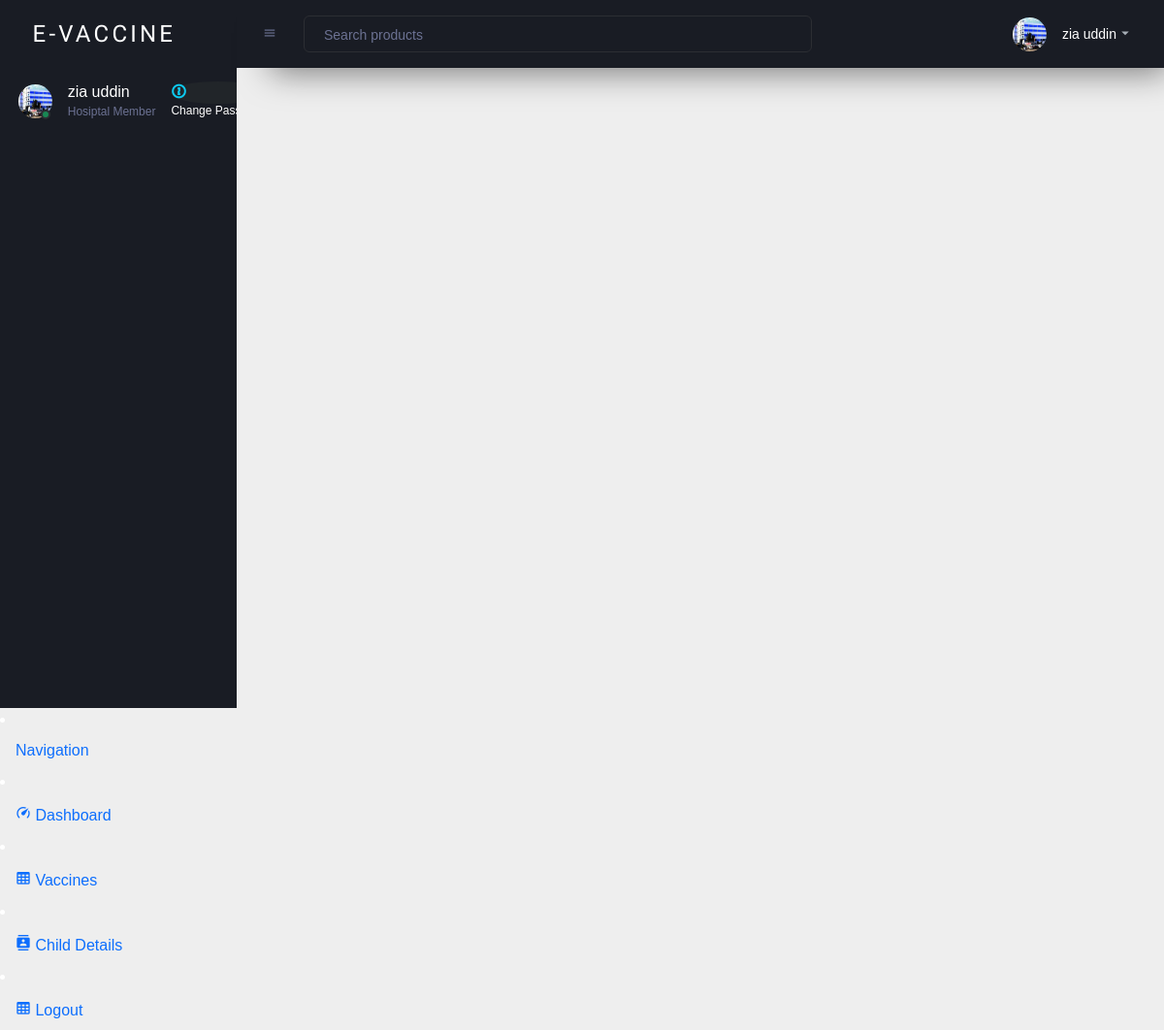
The page /hosp_panel_head.php?u_id=3 (signed in) on the database its author committed.
### tables this page shows
CREATE TABLE `hospital` (
  `hospital_id` int(11) NOT NULL,
  `hospital_name` varchar(255) NOT NULL,
  `hospital_email` varchar(255) NOT NULL,
  `hospital_contact` varchar(255) NOT NULL,
  `hospital_manager` varchar(255) NOT NULL,
  `manager_cnic` varchar(255) NOT NULL,
  `hospital_location` varchar(255) NOT NULL,
  `hospital_img` varchar(255) NOT NULL,
  `hospital_op_time` varchar(255) NOT NULL,
  `hospital_close_time` varchar(255) NOT NULL,
  `pass` varchar(255) NOT NULL,
  `user_id` int(11) NOT NULL,
  `hospital_status` varchar(255) NOT NULL DEFAULT '1',
  `Created_at` varchar(255) NOT NULL
);

### hosp_panel_head.php (the view, shortened to what this page needs)
<!DOCTYPE html>
<html lang="en">
  <head>
    <link rel="stylesheet" href="assets/vendors/mdi/css/materialdesignicons.min.css">
    <link rel="stylesheet" href="assets/vendors/css/vendor.bundle.base.css">
    <link rel="stylesheet" href="assets/vendors/jvectormap/jquery-jvectormap.css">
    <link rel="stylesheet" href="assets/vendors/flag-icon-css/css/flag-icon.min.css">
    <link rel="stylesheet" href="assets/vendors/owl-carousel-2/owl.carousel.min.css">
    <link rel="stylesheet" href="assets/vendors/owl-carousel-2/owl.theme.default.min.css">
    <link rel="stylesheet" href="assets/css/style.css">
  </head>
  <body>
    <div class="container-scroller">
      <nav class="sidebar sidebar-offcanvas" id="sidebar">
        <div class="sidebar-brand-wrapper d-none d-lg-flex align-items-center justify-content-center fixed-top">
          <a class="sidebar-brand brand-logo" style="text-decoration: none; font-family: 'Varela Round', sans-serif; color: white; letter-spacing: 0.2rem; margin-left: 0.8rem; font-size:1.5rem;" href="index.html">E-VACCINE</a>
        </div>
        <ul class="nav">
          <li class="nav-item profile">
            <div class="profile-desc">
              <div class="profile-pic">
                <div class="count-indicator">
                <?php
                include 'config.php';
                $hos_id=$_GET['h_id'];
                  $u_id=$_GET['u_id'];
                $imgQ="SELECT * FROM `hospital` WHERE `user_id` = $u_id ";
                $img_result=mysqli_query($con,$imgQ);
                $img_data=mysqli_fetch_assoc($img_result);
                ?>
                  <img class="img-xs rounded-circle" src="images/<?php echo $img_data["hospital_img"];?>" alt="">
                  <span class="count bg-success"></span>
                </div>
                <div class="profile-name">
                  <h5 class="mb-0 font-weight-normal"><?php echo $img_data["hospital_name"];?></h5>
                  <span>Hosiptal Member</span>
                </div>
              </div>
                <a href="hos_chg_pass.php?u_id=<?php echo $u_id?>&h_id=<?php echo $hos_id;?>" class="dropdown-item preview-item">
                  <div class="preview-thumbnail">
                    <div class="preview-icon bg-dark rounded-circle">
                      <i class="mdi mdi-onepassword  text-info"></i>
                    </div>
                  </div>
                  <div class="preview-item-content">
                    <p class="preview-subject ellipsis mb-1 text-small">Change Password</p>
                  </div>
                </a>
              </div>
            </div>
          <li class="nav-item nav-category">
            <span class="nav-link">Navigation</span>
          </li>
          <li class="nav-item menu-items">
            <a class="nav-link" href="hosp_panel_main.php?h_id=<?php echo $hos_id;?>&u_id=<?php echo $u_id;?>">
              <span class="menu-icon">
                <i class="mdi mdi-speedometer"></i>
              </span>
              <span class="menu-title">Dashboard</span>
            </a>
          </li>
          <li class="nav-item menu-items">
            <a class="nav-link" href="hos_vacc_quan.php?u_id=<?php echo $u_id;?>&h_id=<?php echo $hos_id;?>">
              <span class="menu-icon">
                <i class="mdi mdi-table-large"></i>
              </span>
              <span class="menu-title">Vaccines</span>
            </a>
          </li>
          <li class="nav-item menu-items">
            <a class="nav-link" data-bs-toggle="collapse" href="#ui-basic1" aria-expanded="false" aria-controls="ui-basic">
              <span class="menu-icon">
                <i class="mdi mdi-contacts"></i>
                </span>
              <span>Child Details</span>
            </a>
          </li>
          <li class="nav-item menu-items">
            <a class="nav-link" href="logout.php">
              <span class="menu-icon">
                <i class="mdi mdi-table-large"></i>
              </span>
              <span class="menu-title">Logout</span>
            </a>
          </li>
        <nav class="navbar p-0 fixed-top d-flex flex-row">
          <div class="navbar-menu-wrapper flex-grow d-flex align-items-stretch">
            <button class="navbar-toggler navbar-toggler align-self-center" type="button" data-toggle="minimize">
              <span class="mdi mdi-menu"></span>
            </button>
            <ul class="navbar-nav w-100">
              <li class="nav-item w-100">
                <form class="nav-link mt-2 mt-md-0 d-none d-lg-flex search">
                  <input type="text" class="form-control" placeholder="Search products">
                </form>
              </li>
            </ul>
            <ul class="navbar-nav navbar-nav-right">
              <li class="nav-item dropdown">
                <a class="nav-link" id="profileDropdown" href="#" data-bs-toggle="dropdown">
                  <div class="navbar-profile">
                    <img class="img-xs rounded-circle" src="images/<?php echo $img_data["hospital_img"];?>" alt="">
                    <p class="mb-0 d-none d-sm-block navbar-profile-name"><?php echo $img_data["hospital_name"];?></p>
                    <i class="mdi mdi-menu-down d-none d-sm-block"></i>
                  </div>
                </a>
              </li>
            </ul>
          </div>
        </nav>

### rows shown on the page
hospital: hospital_img (picture), hospital_name "zia uddin"
